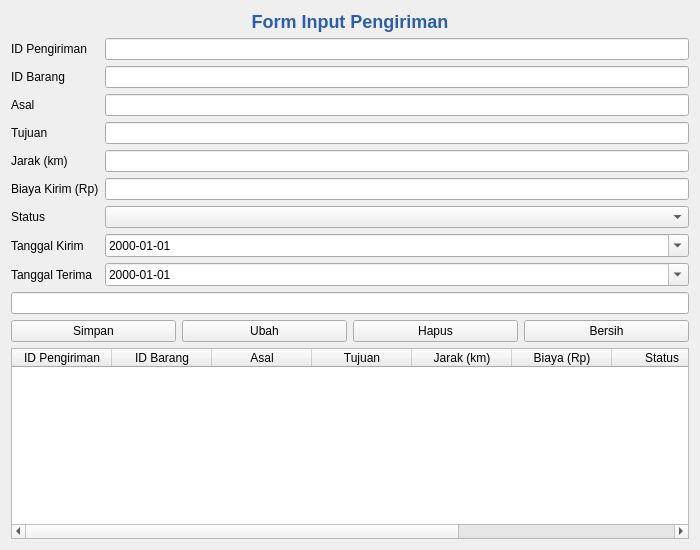
<?xml version="1.0" encoding="UTF-8"?>
<ui version="4.0">
 <class>FormPengiriman</class>
 <widget class="QWidget" name="FormPengiriman">
  <property name="geometry">
   <rect>
    <x>0</x>
    <y>0</y>
    <width>700</width>
    <height>550</height>
   </rect>
  </property>
  <property name="windowTitle">
   <string>Data Pengiriman</string>
  </property>
  <layout class="QVBoxLayout" name="verticalLayout">
   <item>
    <widget class="QLabel" name="lblJudul">
     <property name="styleSheet">
      <string notr="true">font-size:18px; font-weight:bold; color:#2b5fab;</string>
     </property>
     <property name="text">
      <string>Form Input Pengiriman</string>
     </property>
     <property name="alignment">
      <set>Qt::AlignmentFlag::AlignCenter</set>
     </property>
    </widget>
   </item>
   <item>
    <layout class="QFormLayout" name="formLayout">
     <item row="0" column="0">
      <widget class="QLabel" name="lblPengirimanID">
       <property name="text">
        <string>ID Pengiriman</string>
       </property>
      </widget>
     </item>
     <item row="0" column="1">
      <widget class="QLineEdit" name="txtPengirimanID"/>
     </item>
     <item row="1" column="0">
      <widget class="QLabel" name="lblBarangID">
       <property name="text">
        <string>ID Barang</string>
       </property>
      </widget>
     </item>
     <item row="1" column="1">
      <widget class="QLineEdit" name="txtBarangID"/>
     </item>
     <item row="2" column="0">
      <widget class="QLabel" name="lblAsal">
       <property name="text">
        <string>Asal</string>
       </property>
      </widget>
     </item>
     <item row="2" column="1">
      <widget class="QLineEdit" name="txtAsal"/>
     </item>
     <item row="3" column="0">
      <widget class="QLabel" name="lblTujuan">
       <property name="text">
        <string>Tujuan</string>
       </property>
      </widget>
     </item>
     <item row="3" column="1">
      <widget class="QLineEdit" name="txtTujuan"/>
     </item>
     <item row="4" column="0">
      <widget class="QLabel" name="lblJarak">
       <property name="text">
        <string>Jarak (km)</string>
       </property>
      </widget>
     </item>
     <item row="4" column="1">
      <widget class="QLineEdit" name="txtJarak"/>
     </item>
     <item row="5" column="0">
      <widget class="QLabel" name="lblBiaya">
       <property name="text">
        <string>Biaya Kirim (Rp)</string>
       </property>
      </widget>
     </item>
     <item row="5" column="1">
      <widget class="QLineEdit" name="txtBiaya"/>
     </item>
     <item row="6" column="0">
      <widget class="QLabel" name="lblStatus">
       <property name="text">
        <string>Status</string>
       </property>
      </widget>
     </item>
     <item row="6" column="1">
      <widget class="QComboBox" name="cmbStatus"/>
     </item>
     <item row="7" column="0">
      <widget class="QLabel" name="lblTanggalKirim">
       <property name="text">
        <string>Tanggal Kirim</string>
       </property>
      </widget>
     </item>
     <item row="7" column="1">
      <widget class="QDateEdit" name="txtTanggalKirim">
       <property name="displayFormat">
        <string>yyyy-MM-dd</string>
       </property>
       <property name="calendarPopup">
        <bool>true</bool>
       </property>
      </widget>
     </item>
     <item row="8" column="0">
      <widget class="QLabel" name="lblTanggalTerima">
       <property name="text">
        <string>Tanggal Terima</string>
       </property>
      </widget>
     </item>
     <item row="8" column="1">
      <widget class="QDateEdit" name="txtTanggalTerima">
       <property name="displayFormat">
        <string>yyyy-MM-dd</string>
       </property>
       <property name="calendarPopup">
        <bool>true</bool>
       </property>
      </widget>
     </item>
    </layout>
   </item>
   <item>
    <widget class="QLineEdit" name="editCari"/>
   </item>
   <item>
    <layout class="QHBoxLayout" name="buttonLayout">
     <item>
      <widget class="QPushButton" name="btnSimpan">
       <property name="text">
        <string>Simpan</string>
       </property>
      </widget>
     </item>
     <item>
      <widget class="QPushButton" name="btnUbah">
       <property name="text">
        <string>Ubah</string>
       </property>
      </widget>
     </item>
     <item>
      <widget class="QPushButton" name="btnHapus">
       <property name="text">
        <string>Hapus</string>
       </property>
      </widget>
     </item>
     <item>
      <widget class="QPushButton" name="btnBersih">
       <property name="text">
        <string>Bersih</string>
       </property>
      </widget>
     </item>
    </layout>
   </item>
   <item>
    <widget class="QTableWidget" name="tablePengiriman">
     <property name="columnCount">
      <number>9</number>
     </property>
     <column>
      <property name="text">
       <string>ID Pengiriman</string>
      </property>
     </column>
     <column>
      <property name="text">
       <string>ID Barang</string>
      </property>
     </column>
     <column>
      <property name="text">
       <string>Asal</string>
      </property>
     </column>
     <column>
      <property name="text">
       <string>Tujuan</string>
      </property>
     </column>
     <column>
      <property name="text">
       <string>Jarak (km)</string>
      </property>
     </column>
     <column>
      <property name="text">
       <string>Biaya (Rp)</string>
      </property>
     </column>
     <column>
      <property name="text">
       <string>Status</string>
      </property>
     </column>
     <column>
      <property name="text">
       <string>Tanggal Kirim</string>
      </property>
     </column>
     <column>
      <property name="text">
       <string>Tanggal Terima</string>
      </property>
     </column>
    </widget>
   </item>
  </layout>
 </widget>
 <resources/>
 <connections/>
</ui>
